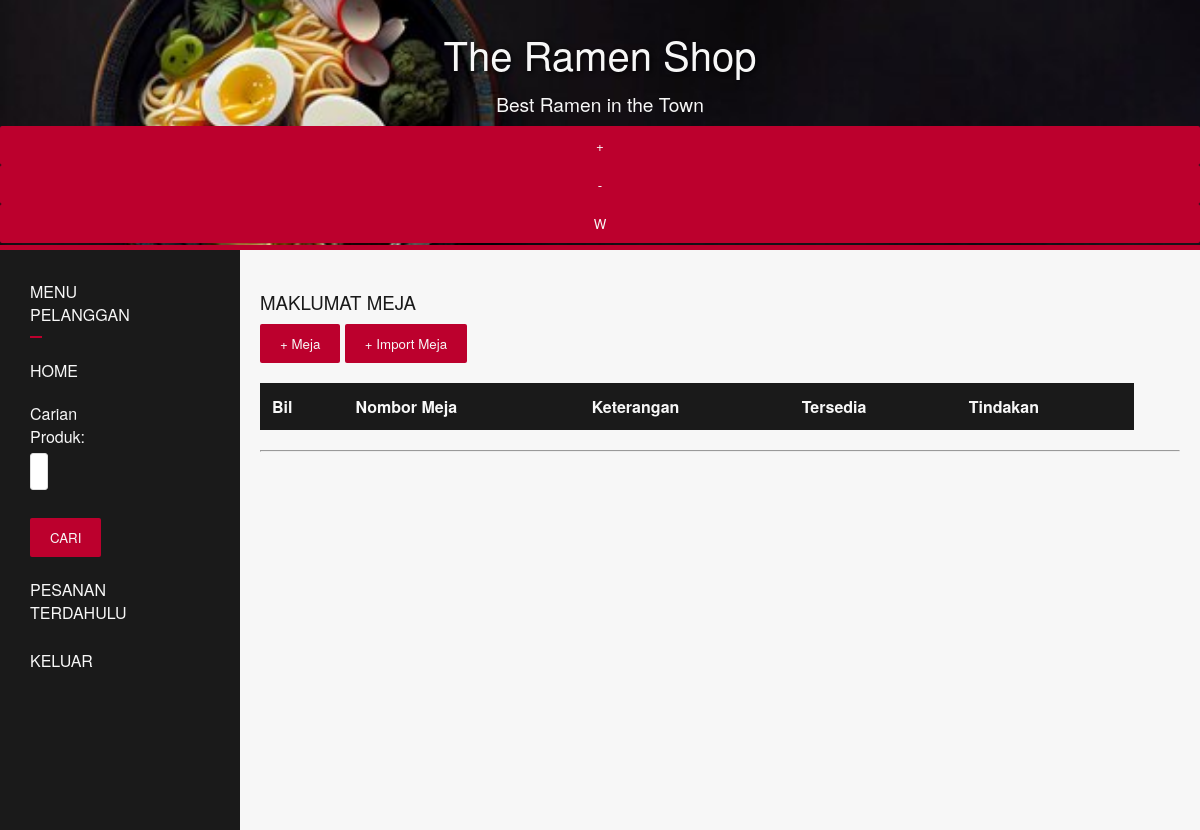
Before: /meja.php (signed in) with the older database file.
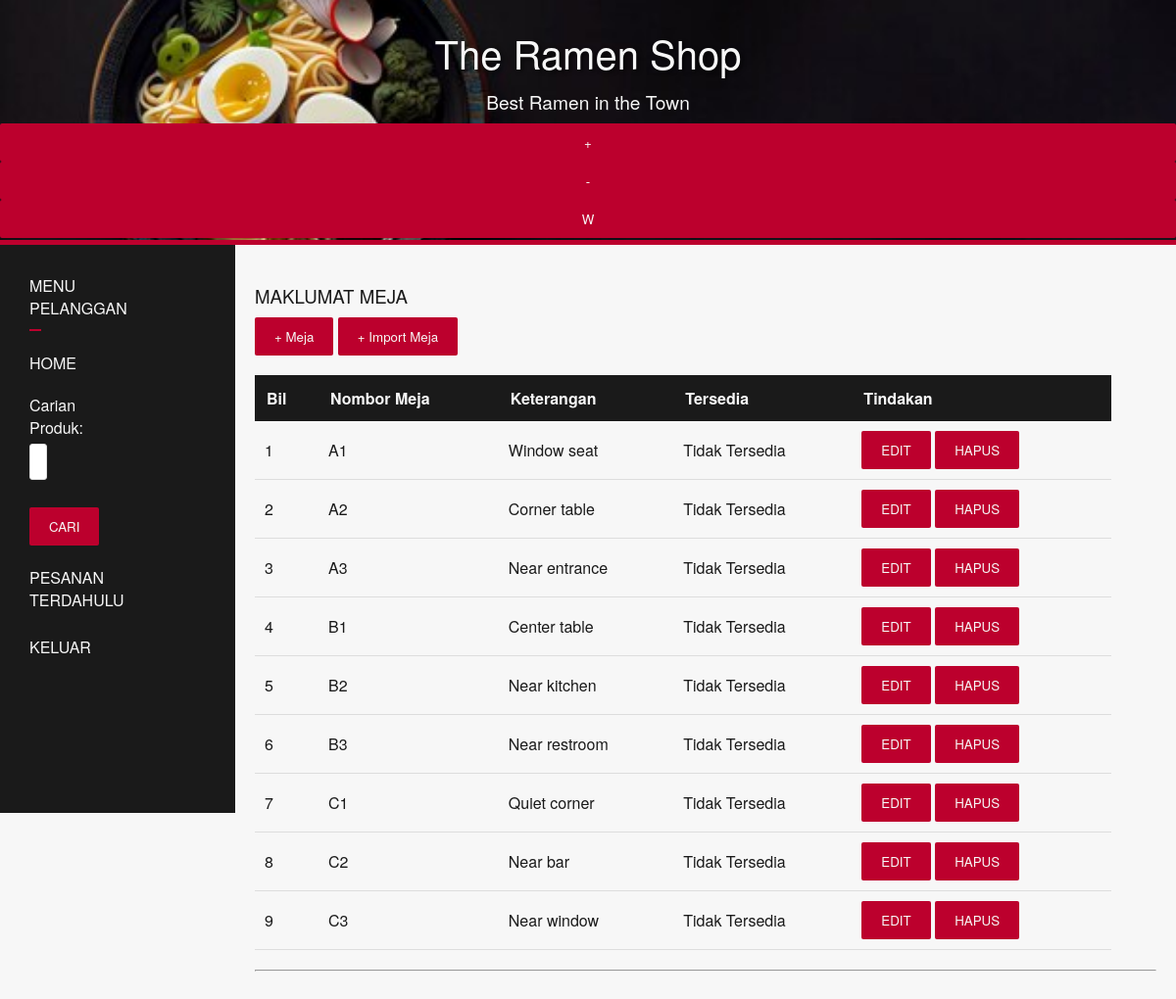
After: the same page with the newer database file.
### tables this page shows
CREATE TABLE `meja` (
  `noMeja` varchar(10) NOT NULL,
  `info` varchar(20) DEFAULT NULL,
  `tersedia` varchar(2) DEFAULT NULL
);

### meja.php (the view, shortened to what this page needs)
<?php include 'header.php';?>
<div id="menu">
    <?php include 'menu.php';?>
</div>
 <div class="row">
    <div id="isi">
        <h3>MAKLUMAT MEJA</h3>
        <a href="meja_baru.php"><button>+ Meja</button></a>
        <a href="import_meja.php"><button>+ Import Meja</button></a>
        <table>
            <thead>
                <tr>
                    <th>Bil</th>
                    <th>Nombor Meja</th>
                    <th>Keterangan</th>
                    <th>Tersedia</th>
                    <th>Tindakan</th>
                </tr>
            </thead>
            <tbody>
                <?php
                $sno=1;
                $meja=mysqli_query($con,"SELECT * FROM meja");
                while($data1 = mysqli_fetch_assoc($meja)){
                ?>
                <tr>
                    <td><?php echo $sno;?></td>
                    <td><?php echo $data1['noMeja'];?></td>
                    <td><?php echo $data1['info'];?></td>
                    <td><?php echo $data1['tersedia'] == 1 ? 'Tersedia' : 'Tidak Tersedia';?></td>
                    <td>
                        <a href="meja_edit.php?id=<?php echo $data1['noMeja'];?>"><button>EDIT</button></a>
                        <a href="meja_hapus.php?id=<?php echo $data1['noMeja'];?>"><button>HAPUS</button></a>
                    </td>
                </tr>
                <?php
                $sno++;
                }
                ?>
            </tbody>
        </table>
        <hr>
    </div>
</div>

Changed rows visible on the page:
added meja: noMeja "A1", info "Window seat", tersedia "Tidak Tersedia"
added meja: noMeja "A2", info "Corner table", tersedia "Tidak Tersedia"
added meja: noMeja "A3", info "Near entrance", tersedia "Tidak Tersedia"
added meja: noMeja "B1", info "Center table", tersedia "Tidak Tersedia"
added meja: noMeja "B2", info "Near kitchen", tersedia "Tidak Tersedia"
added meja: noMeja "B3", info "Near restroom", tersedia "Tidak Tersedia"
added meja: noMeja "C1", info "Quiet corner", tersedia "Tidak Tersedia"
added meja: noMeja "C2", info "Near bar", tersedia "Tidak Tersedia"
added meja: noMeja "C3", info "Near window", tersedia "Tidak Tersedia"
